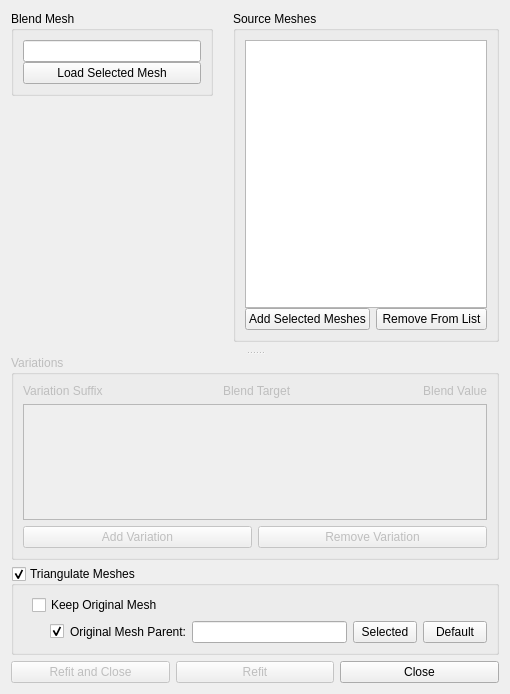
<?xml version="1.0" encoding="UTF-8"?>
<ui version="4.0">
 <class>Form</class>
 <widget class="QWidget" name="Form">
  <property name="geometry">
   <rect>
    <x>0</x>
    <y>0</y>
    <width>496</width>
    <height>694</height>
   </rect>
  </property>
  <property name="minimumSize">
   <size>
    <width>0</width>
    <height>400</height>
   </size>
  </property>
  <property name="windowTitle">
   <string>Form</string>
  </property>
  <layout class="QVBoxLayout" name="verticalLayout_5">
   <item>
    <widget class="QSplitter" name="splitter">
     <property name="orientation">
      <enum>Qt::Vertical</enum>
     </property>
     <property name="childrenCollapsible">
      <bool>false</bool>
     </property>
     <widget class="QWidget" name="layoutWidget">
      <layout class="QHBoxLayout" name="horizontalLayout_3">
       <property name="spacing">
        <number>0</number>
       </property>
       <property name="bottomMargin">
        <number>9</number>
       </property>
       <item>
        <layout class="QVBoxLayout" name="verticalLayout_8">
         <property name="spacing">
          <number>0</number>
         </property>
         <property name="topMargin">
          <number>0</number>
         </property>
         <property name="rightMargin">
          <number>0</number>
         </property>
         <property name="bottomMargin">
          <number>0</number>
         </property>
         <item>
          <widget class="QGroupBox" name="source_groupBox">
           <property name="minimumSize">
            <size>
             <width>202</width>
             <height>0</height>
            </size>
           </property>
           <property name="title">
            <string>Blend Mesh</string>
           </property>
           <layout class="QVBoxLayout" name="verticalLayout_2">
            <property name="spacing">
             <number>0</number>
            </property>
            <item>
             <widget class="QLineEdit" name="blend_mesh_lineEdit"/>
            </item>
            <item>
             <widget class="QPushButton" name="blend_mesh_button">
              <property name="text">
               <string>Load Selected Mesh</string>
              </property>
             </widget>
            </item>
           </layout>
          </widget>
         </item>
         <item>
          <spacer name="verticalSpacer_3">
           <property name="orientation">
            <enum>Qt::Vertical</enum>
           </property>
           <property name="sizeHint" stdset="0">
            <size>
             <width>20</width>
             <height>40</height>
            </size>
           </property>
          </spacer>
         </item>
        </layout>
       </item>
       <item>
        <layout class="QVBoxLayout" name="verticalLayout_7">
         <property name="spacing">
          <number>0</number>
         </property>
         <property name="rightMargin">
          <number>0</number>
         </property>
         <item>
          <spacer name="verticalSpacer_5">
           <property name="orientation">
            <enum>Qt::Vertical</enum>
           </property>
           <property name="sizeType">
            <enum>QSizePolicy::Fixed</enum>
           </property>
           <property name="sizeHint" stdset="0">
            <size>
             <width>0</width>
             <height>25</height>
            </size>
           </property>
          </spacer>
         </item>
         <item>
          <widget class="QLabel" name="arrow_label">
           <property name="maximumSize">
            <size>
             <width>32</width>
             <height>32</height>
            </size>
           </property>
           <property name="text">
            <string/>
           </property>
           <property name="pixmap">
            <pixmap>../../../../../../../Users/Scott/SkinTools/TransferSkin/arrow_grey.png</pixmap>
           </property>
           <property name="scaledContents">
            <bool>true</bool>
           </property>
          </widget>
         </item>
         <item>
          <spacer name="verticalSpacer_4">
           <property name="orientation">
            <enum>Qt::Vertical</enum>
           </property>
           <property name="sizeHint" stdset="0">
            <size>
             <width>20</width>
             <height>40</height>
            </size>
           </property>
          </spacer>
         </item>
        </layout>
       </item>
       <item>
        <widget class="QGroupBox" name="target_mesh_group_box">
         <property name="title">
          <string>Source Meshes</string>
         </property>
         <layout class="QVBoxLayout" name="verticalLayout_3">
          <property name="spacing">
           <number>6</number>
          </property>
          <property name="leftMargin">
           <number>9</number>
          </property>
          <property name="topMargin">
           <number>9</number>
          </property>
          <property name="rightMargin">
           <number>9</number>
          </property>
          <property name="bottomMargin">
           <number>9</number>
          </property>
          <item>
           <widget class="QWidget" name="target_enable_widget" native="true">
            <layout class="QVBoxLayout" name="verticalLayout_6">
             <property name="spacing">
              <number>0</number>
             </property>
             <property name="leftMargin">
              <number>0</number>
             </property>
             <property name="topMargin">
              <number>0</number>
             </property>
             <property name="rightMargin">
              <number>0</number>
             </property>
             <property name="bottomMargin">
              <number>0</number>
             </property>
             <item>
              <widget class="QListWidget" name="target_mesh_listWidget">
               <property name="sizePolicy">
                <sizepolicy hsizetype="Expanding" vsizetype="MinimumExpanding">
                 <horstretch>0</horstretch>
                 <verstretch>0</verstretch>
                </sizepolicy>
               </property>
               <property name="minimumSize">
                <size>
                 <width>0</width>
                 <height>64</height>
                </size>
               </property>
               <property name="selectionMode">
                <enum>QAbstractItemView::ExtendedSelection</enum>
               </property>
              </widget>
             </item>
             <item>
              <layout class="QHBoxLayout" name="horizontalLayout_4" stretch="0,0">
               <property name="spacing">
                <number>6</number>
               </property>
               <property name="topMargin">
                <number>0</number>
               </property>
               <item>
                <widget class="QPushButton" name="target_mesh_load_button">
                 <property name="text">
                  <string>Add Selected Meshes</string>
                 </property>
                </widget>
               </item>
               <item>
                <widget class="QPushButton" name="target_mesh_remove_button">
                 <property name="minimumSize">
                  <size>
                   <width>111</width>
                   <height>0</height>
                  </size>
                 </property>
                 <property name="text">
                  <string>Remove From List</string>
                 </property>
                </widget>
               </item>
              </layout>
             </item>
            </layout>
           </widget>
          </item>
         </layout>
        </widget>
       </item>
      </layout>
     </widget>
     <widget class="QGroupBox" name="variations_groupBox">
      <property name="enabled">
       <bool>false</bool>
      </property>
      <property name="title">
       <string>Variations</string>
      </property>
      <layout class="QVBoxLayout" name="verticalLayout_4">
       <item>
        <layout class="QHBoxLayout" name="horizontalLayout_5" stretch="1,1,0">
         <property name="topMargin">
          <number>0</number>
         </property>
         <item>
          <widget class="QLabel" name="label_2">
           <property name="text">
            <string>Variation Suffix</string>
           </property>
          </widget>
         </item>
         <item>
          <widget class="QLabel" name="label">
           <property name="text">
            <string>Blend Target</string>
           </property>
          </widget>
         </item>
         <item>
          <widget class="QLabel" name="label_4">
           <property name="text">
            <string>Blend Value</string>
           </property>
           <property name="alignment">
            <set>Qt::AlignRight|Qt::AlignTrailing|Qt::AlignVCenter</set>
           </property>
          </widget>
         </item>
        </layout>
       </item>
       <item>
        <widget class="QScrollArea" name="scrollArea">
         <property name="widgetResizable">
          <bool>true</bool>
         </property>
         <property name="alignment">
          <set>Qt::AlignLeading|Qt::AlignLeft|Qt::AlignTop</set>
         </property>
         <widget class="QWidget" name="scrollAreaWidgetContents">
          <property name="geometry">
           <rect>
            <x>0</x>
            <y>0</y>
            <width>456</width>
            <height>99</height>
           </rect>
          </property>
          <property name="minimumSize">
           <size>
            <width>0</width>
            <height>0</height>
           </size>
          </property>
          <layout class="QVBoxLayout" name="verticalLayout">
           <property name="spacing">
            <number>0</number>
           </property>
           <property name="leftMargin">
            <number>0</number>
           </property>
           <property name="topMargin">
            <number>0</number>
           </property>
           <property name="rightMargin">
            <number>0</number>
           </property>
           <property name="bottomMargin">
            <number>0</number>
           </property>
           <item>
            <spacer name="verticalSpacer">
             <property name="orientation">
              <enum>Qt::Vertical</enum>
             </property>
             <property name="sizeHint" stdset="0">
              <size>
               <width>0</width>
               <height>0</height>
              </size>
             </property>
            </spacer>
           </item>
          </layout>
         </widget>
        </widget>
       </item>
       <item>
        <layout class="QHBoxLayout" name="horizontalLayout">
         <property name="topMargin">
          <number>0</number>
         </property>
         <item>
          <widget class="QPushButton" name="variation_add_button">
           <property name="text">
            <string>Add Variation</string>
           </property>
          </widget>
         </item>
         <item>
          <widget class="QPushButton" name="variation_remove_button">
           <property name="text">
            <string>Remove Variation</string>
           </property>
          </widget>
         </item>
        </layout>
       </item>
      </layout>
     </widget>
    </widget>
   </item>
   <item>
    <widget class="QGroupBox" name="tri_groupBox">
     <property name="title">
      <string>Triangulate Meshes</string>
     </property>
     <property name="checkable">
      <bool>true</bool>
     </property>
     <layout class="QHBoxLayout" name="horizontalLayout_6">
      <property name="leftMargin">
       <number>0</number>
      </property>
      <property name="topMargin">
       <number>0</number>
      </property>
      <property name="rightMargin">
       <number>0</number>
      </property>
      <property name="bottomMargin">
       <number>0</number>
      </property>
      <item>
       <widget class="QWidget" name="tri_vis_widget" native="true">
        <layout class="QVBoxLayout" name="verticalLayout_10">
         <property name="leftMargin">
          <number>18</number>
         </property>
         <property name="topMargin">
          <number>9</number>
         </property>
         <property name="rightMargin">
          <number>0</number>
         </property>
         <property name="bottomMargin">
          <number>9</number>
         </property>
         <item>
          <widget class="QCheckBox" name="tri_keeporig_checkBox">
           <property name="text">
            <string>Keep Original Mesh</string>
           </property>
           <property name="checked">
            <bool>false</bool>
           </property>
          </widget>
         </item>
         <item>
          <widget class="QWidget" name="tri_options_vis_widget" native="true">
           <layout class="QGridLayout" name="gridLayout">
            <property name="leftMargin">
             <number>18</number>
            </property>
            <property name="topMargin">
             <number>0</number>
            </property>
            <property name="bottomMargin">
             <number>0</number>
            </property>
            <item row="0" column="1">
             <widget class="QWidget" name="tri_orig_parent_vis_widget" native="true">
              <layout class="QGridLayout" name="gridLayout_2">
               <property name="leftMargin">
                <number>0</number>
               </property>
               <property name="topMargin">
                <number>0</number>
               </property>
               <property name="rightMargin">
                <number>0</number>
               </property>
               <property name="bottomMargin">
                <number>0</number>
               </property>
               <item row="0" column="0">
                <widget class="QLabel" name="label_5">
                 <property name="text">
                  <string>Original Mesh Parent:</string>
                 </property>
                 <property name="alignment">
                  <set>Qt::AlignRight|Qt::AlignTrailing|Qt::AlignVCenter</set>
                 </property>
                </widget>
               </item>
               <item row="0" column="1">
                <widget class="QLineEdit" name="tri_orig_parent_lineEdit">
                 <property name="text">
                  <string/>
                 </property>
                </widget>
               </item>
               <item row="0" column="2">
                <widget class="QPushButton" name="tri_orig_add_button">
                 <property name="sizePolicy">
                  <sizepolicy hsizetype="Maximum" vsizetype="Fixed">
                   <horstretch>0</horstretch>
                   <verstretch>0</verstretch>
                  </sizepolicy>
                 </property>
                 <property name="maximumSize">
                  <size>
                   <width>64</width>
                   <height>16777215</height>
                  </size>
                 </property>
                 <property name="text">
                  <string>Selected</string>
                 </property>
                </widget>
               </item>
               <item row="0" column="3">
                <widget class="QPushButton" name="tri_orig_default_button">
                 <property name="sizePolicy">
                  <sizepolicy hsizetype="Fixed" vsizetype="Fixed">
                   <horstretch>0</horstretch>
                   <verstretch>0</verstretch>
                  </sizepolicy>
                 </property>
                 <property name="minimumSize">
                  <size>
                   <width>20</width>
                   <height>0</height>
                  </size>
                 </property>
                 <property name="maximumSize">
                  <size>
                   <width>64</width>
                   <height>16777215</height>
                  </size>
                 </property>
                 <property name="text">
                  <string>Default</string>
                 </property>
                </widget>
               </item>
              </layout>
             </widget>
            </item>
            <item row="0" column="0">
             <widget class="QCheckBox" name="tri_orig_parent_checkBox">
              <property name="text">
               <string/>
              </property>
              <property name="checked">
               <bool>true</bool>
              </property>
             </widget>
            </item>
           </layout>
          </widget>
         </item>
        </layout>
       </widget>
      </item>
     </layout>
    </widget>
   </item>
   <item>
    <layout class="QHBoxLayout" name="horizontalLayout_2">
     <item>
      <widget class="QPushButton" name="refit_and_close_button">
       <property name="enabled">
        <bool>false</bool>
       </property>
       <property name="text">
        <string>Refit and Close</string>
       </property>
      </widget>
     </item>
     <item>
      <widget class="QPushButton" name="refit_button">
       <property name="enabled">
        <bool>false</bool>
       </property>
       <property name="text">
        <string>Refit</string>
       </property>
      </widget>
     </item>
     <item>
      <widget class="QPushButton" name="close_button">
       <property name="text">
        <string>Close</string>
       </property>
      </widget>
     </item>
    </layout>
   </item>
  </layout>
 </widget>
 <resources/>
 <connections>
  <connection>
   <sender>tri_groupBox</sender>
   <signal>toggled(bool)</signal>
   <receiver>tri_vis_widget</receiver>
   <slot>setVisible(bool)</slot>
   <hints>
    <hint type="sourcelabel">
     <x>277</x>
     <y>574</y>
    </hint>
    <hint type="destinationlabel">
     <x>277</x>
     <y>583</y>
    </hint>
   </hints>
  </connection>
  <connection>
   <sender>tri_keeporig_checkBox</sender>
   <signal>toggled(bool)</signal>
   <receiver>tri_options_vis_widget</receiver>
   <slot>setVisible(bool)</slot>
   <hints>
    <hint type="sourcelabel">
     <x>286</x>
     <y>549</y>
    </hint>
    <hint type="destinationlabel">
     <x>286</x>
     <y>607</y>
    </hint>
   </hints>
  </connection>
  <connection>
   <sender>tri_orig_parent_checkBox</sender>
   <signal>toggled(bool)</signal>
   <receiver>tri_orig_parent_vis_widget</receiver>
   <slot>setEnabled(bool)</slot>
   <hints>
    <hint type="sourcelabel">
     <x>52</x>
     <y>603</y>
    </hint>
    <hint type="destinationlabel">
     <x>270</x>
     <y>603</y>
    </hint>
   </hints>
  </connection>
 </connections>
</ui>
